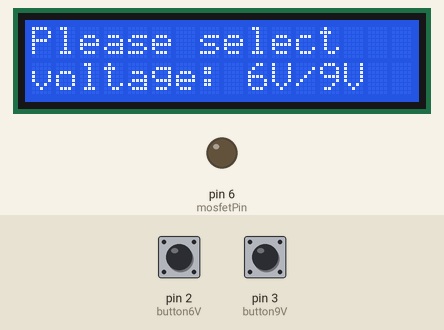
Recording of a sketch running on a simulated Arduino Uno, built with avr-gcc and run on an emulated ATmega328P. Parts: 16×2 character LCD, output pins drawn as LEDs (lit = HIGH). The test bench sets the inputs (shaded band); at power-on: pin 2 (button6V) HIGH, pin 3 (button9V) HIGH.

Above: at 1.2 s.
1.3 s: pin 2 (button6V) pulled LOW for 0.15 s
At 1.9 s:
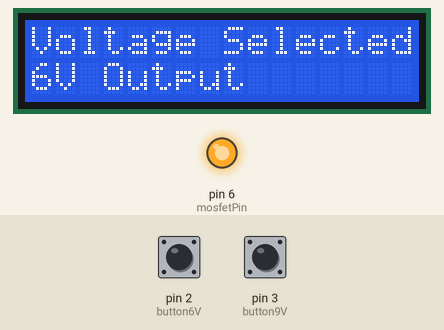
2.9 s: pin 3 (button9V) pulled LOW for 0.15 s
At 4.3 s:
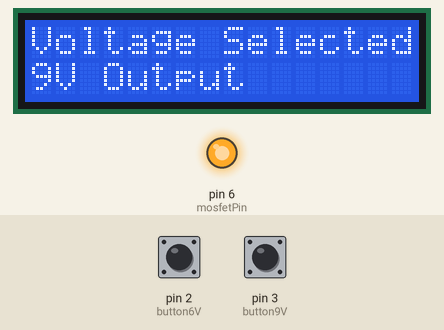
Timing chart, 0 to 5.9 s (numbered marks = the images above; inputs shaded):
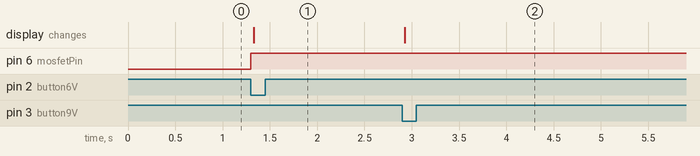

The sketch:

DC_charger.ino
```cpp
#include <Wire.h>
#include <LiquidCrystal_I2C.h>

// LCD object setup
LiquidCrystal_I2C lcd(0x27, 16, 2);  // Change 0x27 if your I2C scanner shows a different address

// Pin Definitions
const int button6V = 2;
const int button9V = 3;
const int mosfetPin = 6;

// Track selected voltage
int selectedVoltage = 0;  // 0 = none, 6 = 6V, 9 = 9V

void setup() {
  // Button pins
  pinMode(button6V, INPUT_PULLUP);
  pinMode(button9V, INPUT_PULLUP);

  // MOSFET control
  pinMode(mosfetPin, OUTPUT);
  digitalWrite(mosfetPin, LOW); // OFF initially

  // LCD setup
  lcd.init();
  lcd.backlight();

  // Default message
  showWelcomeMessage();
}

void loop() {
  // 6V button pressed
  if (digitalRead(button6V) == LOW) {
    if (selectedVoltage != 6) {       // Only update if new
      selectedVoltage = 6;
      applyVoltage();
    }
    delay(200); // debounce
  }

  // 9V button pressed
  if (digitalRead(button9V) == LOW) {
    if (selectedVoltage != 9) {       // Only update if new
      selectedVoltage = 9;
      applyVoltage();
    }
    delay(200); // debounce
  }
}

// ---------- FUNCTIONS ----------
void applyVoltage() {
  digitalWrite(mosfetPin, HIGH); // Enable output
  lcd.clear();
  lcd.setCursor(0, 0);
  lcd.print("Voltage Selected:");
  lcd.setCursor(0, 1);
  lcd.print(String(selectedVoltage) + "V Output");
}

void showWelcomeMessage() {
  lcd.clear();
  lcd.setCursor(0, 0);
  lcd.print("Please select");
  lcd.setCursor(0, 1);
  lcd.print("voltage: 6V/9V");
}
```

Measured:
- after the input at 1.3 s, pin 6 (mosfetPin): LOW → HIGH at once; the display: changes at once (image 1)
- after the input at 2.9 s, the display: changes at once (image 2)
